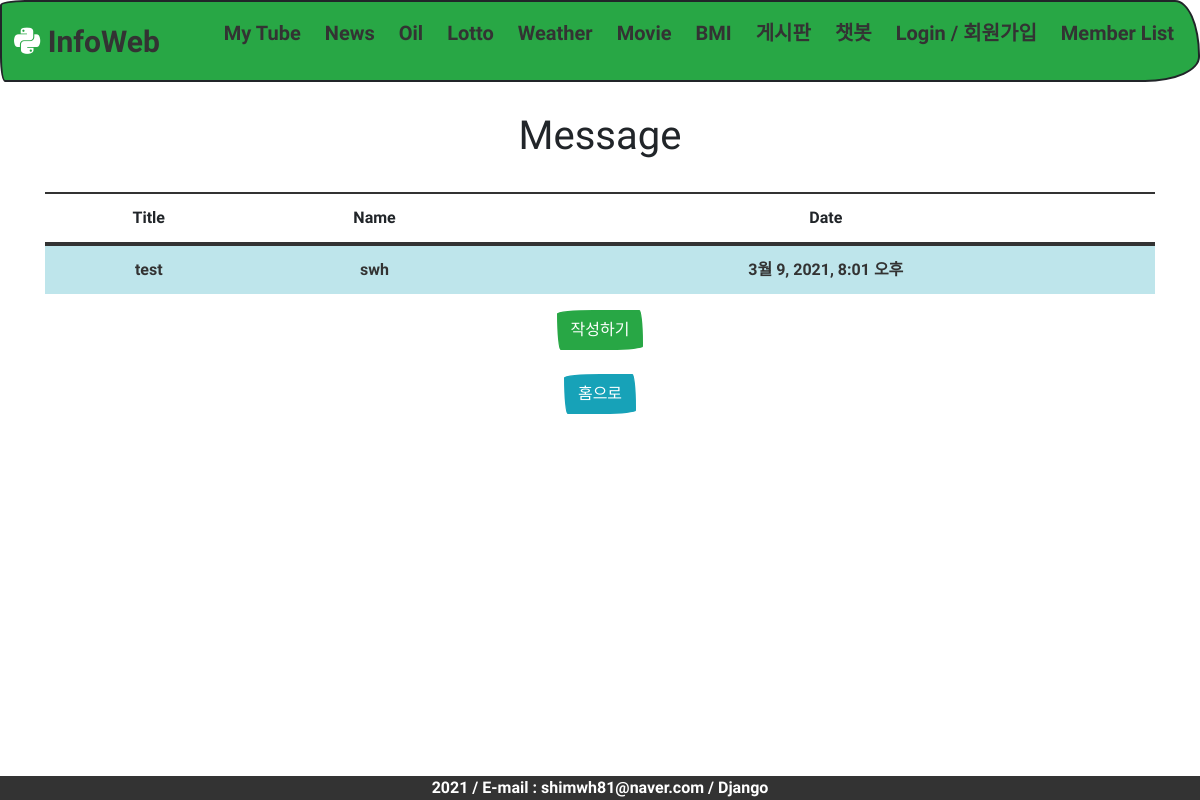
Page /board/ on the earlier database version.
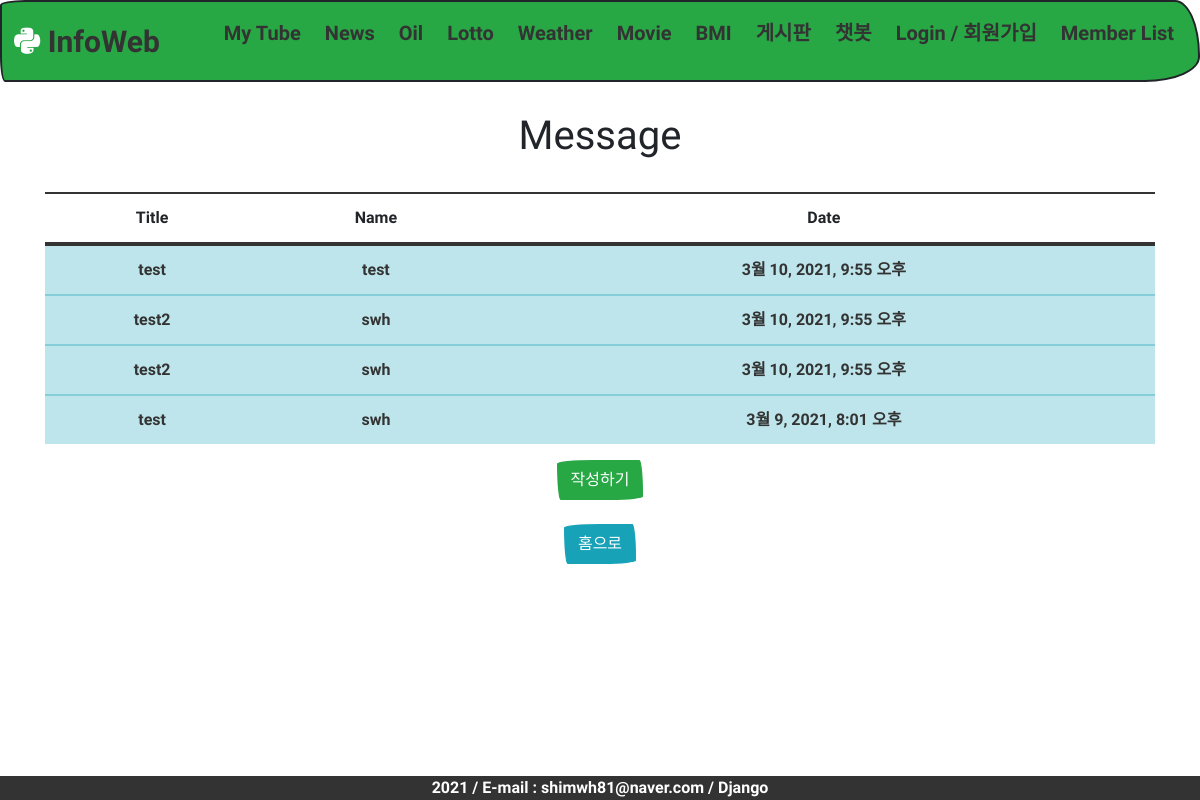
Same page on the later database version.
### board/models.py (models this page shows, shortened)
class Message(models.Model):
    title = models.CharField(max_length=50, help_text='최대 50자 내로 입력가능합니다.')
    name = models.CharField(max_length=10, help_text='최대 10자 내로 입력가능합니다.')
    contents = models.TextField(default='', help_text='내용을 입력해주세요~')
    regdate = models.DateTimeField(auto_now=True)

### board/views.py (the view)
# urls.py: path('', views.board, name='board'),
def board(request):
    msglist = Message.objects.order_by('-regdate')
    return render(request, 'infoweb/board.html', {'msglist' : msglist})

### templates/infoweb/board.html
{% extends "infoweb/base.html" %}
{% load static %}
{% block content %}
<div  class="form-group">
    <h1>Message</h1>
    <br>
    <table class="table table-hover">
  <thead>
    <tr>
      <th scope="title">Title</th>
      <th scope="name">Name</th>
      <th scope="date">Date</th>
    </tr>
  </thead>
        <tbody>
        {% for list in msglist %}
         <tr class="table-info">
          <td><a href="{% url 'detail_view' list.pk %}">{{list.title}}</a></td>
          <td><a href="{% url 'detail_view' list.pk %}">{{list.name}}</a></td>
          <td><a href="{% url 'detail_view' list.pk %}">{{list.regdate}}</a></td>
        </tr>
      {% endfor %}
        </tbody>
 </table>
    <a href="{% url 'write' %}">
    <input type="button" class="btn btn-success" value="작성하기">
    </a>
    <br><br>
    <a href="{% url 'home' %}"><input type="button" class="btn btn-info" value="홈으로"></a>
    <br>
</div>
{% endblock %}

Differences in the rows shown:
added Message: title "test", name "test", regdate "3월 10, 2021, 9:55 오후"
added Message: title "test2", name "swh", regdate "3월 10, 2021, 9:55 오후"
added Message: title "test2", name "swh", regdate "3월 10, 2021, 9:55 오후"
